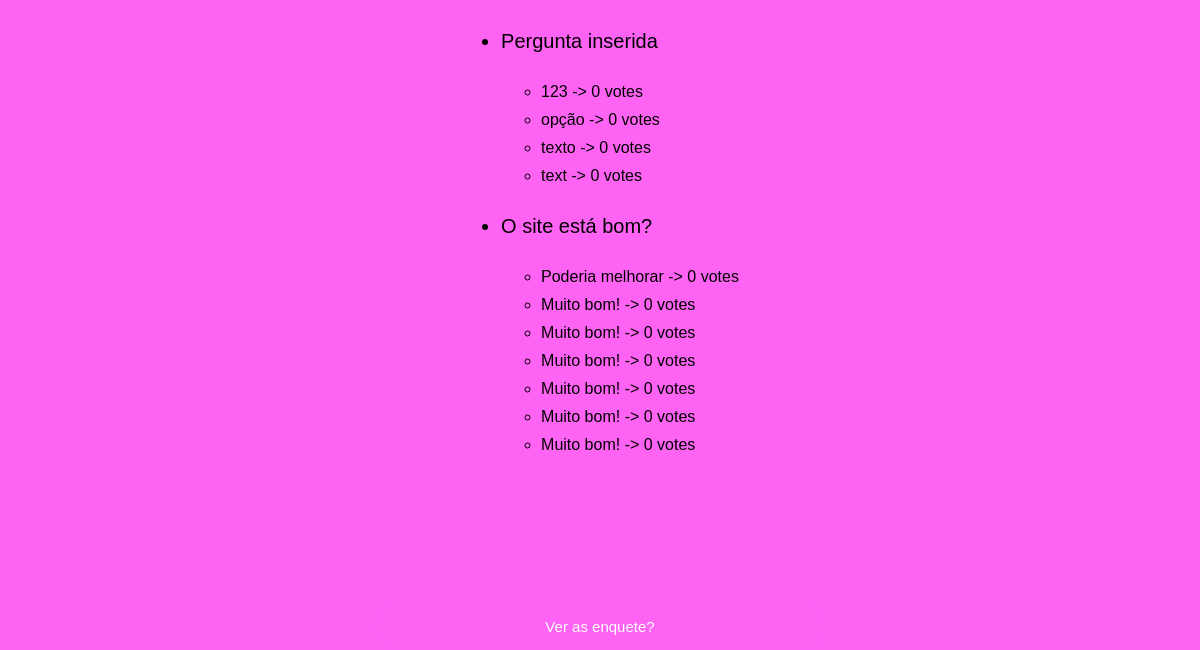
Page /polls/overall_score/ (lower part) on the earlier database version.
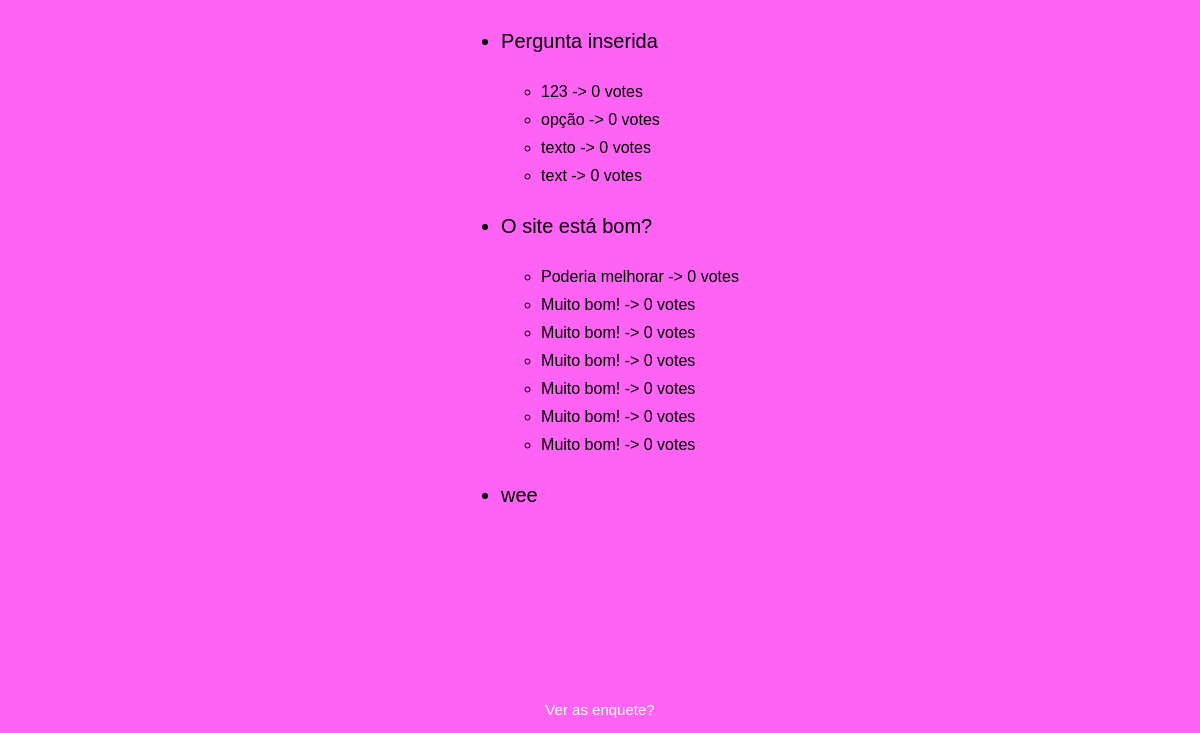
Same page on the later database version.
### polls/models.py (models this page shows, shortened)
class Question(models.Model):
    question_text = models.CharField(max_length=200)
    pub_date = models.DateTimeField('date_published')

class Choice(models.Model):
    question = models.ForeignKey(Question, on_delete=models.CASCADE)
    choice_text = models.CharField(max_length=200)
    vote = models.IntegerField(default=0)

### polls/views.py (the view)
# urls.py: path('overall_score/', views.overall_score, name='overall_score'),
def overall_score(request):
    question_all = Question.objects.all()
    question_id = Choice.objects.filter(pk=question_all)
    return render(request, 'polls/overall_score.html', {
        'question_all': question_all,
        'question_id':question_id
    })

### template/polls/overall_score.html (shortened to what this page needs)
{% load static %}
<!DOCTYPE html>
<html lang="en">
<head>
    <link rel="stylesheet" type="text/css" href="{% static '/css/overall_score.css' %}" />
</head>
<body class="body">
    <div class="content">
        {% if question_all %}
        <ul class="listagem1">
            {% for question in question_all %}
                <li class="question">{{ question.question_text}}</li>
                <ul class="listagem2">
                    {% for choice in question.choice_set.all %}
                        <li>{{ choice.choice_text }} -> {{ choice.vote }} vote{{ choice.vote|pluralize }}</li>
                    {% endfor %}
                </ul>
            {% endfor %}
        </ul>
        {% else %}
            <p>No polls are available.</p>
        {% endif %}
        <footer>
            <a href="{% url 'polls:index' %}" class="button">Ver as enquete?</a>
        </footer>
    </div>
</body>
</html>

Differences in the rows shown:
added Question: question_text "wee"
